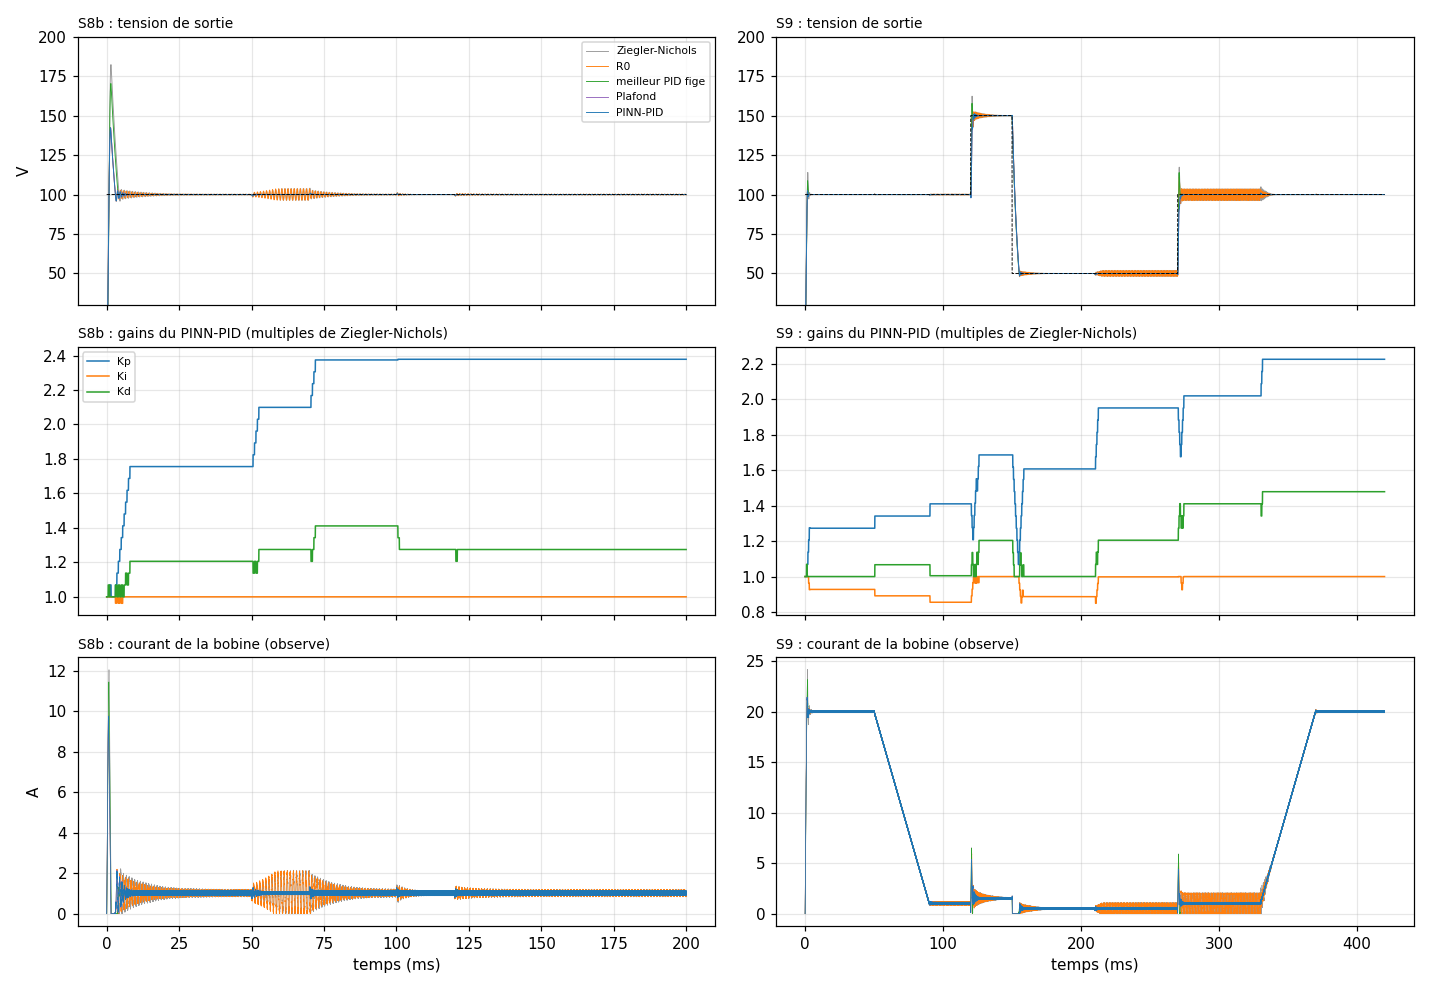

This chart was generated by the following Python code:
# =============================================================================
# banc_pinn_pid.py
#
# VERSION
#   1 (5 octobre 2026), PINN-PID sur la base commune v2 (banc commun 2.1),
#   etape 4.
#
# OBJECTIF
#   Faire tourner le PINN-PID sur le banc commun, sur les onze essais, a
#   cote des references (PID de Ziegler-Nichols, meilleur PID fige, version
#   R0), mesurer ce que chaque piece apporte (ablations, sensibilite) et
#   ecrire ce que MATLAB et Simulink doivent retrouver :
#     - predictions_banc_pinn_pid.json : resultats attendus du PINN-PID sur
#       les onze essais (meme format que les autres fichiers de predictions,
#       lu par Simuler_PINN_PID.m) ;
#     - pinn_pid_reglages.mat : tous les nombres du bloc MATLAB (boite,
#       reglages d'Adam, cout, observateur, table du modele), pour que le
#       bloc et ce banc ne puissent pas diverger ;
#     - reference_rejeu_pinn_pid.mat : erreur, mesure, commande et gains pas
#       par pas sur quatre essais, que Tester_PINN_PID_Rejeu.m rejoue dans le
#       bloc MATLAB.
#
# LE PINN-PID, TEL QU'IL EST CODE ICI ET DANS pinn_pid_adaptatif.m
#   A chaque periode Tc = 1/220 000 s, le regulateur recoit l'erreur
#   e = consigne - mesure et la mesure de Vout (sortie du capteur).
#   1. Loi de Lu a derivee filtree (la meme que l'ELM-PID et R0) :
#        g(k) = Tc N (e(k) - ef(k)),  ef(k+1) = ef(k) + Tc N (e(k) - ef(k)),
#        u(k) = sat( u(k-1) + Kp (e(k) - e(k-1)) + Ki e(k) + Kd (g(k) - g(k-1)) ),
#      sat = [0.01 ; 0.99], seule saturation du rapport cyclique ; depart
#      u = 0.5, premier pas sans a-coup ; gains de depart de Ziegler-Nichols
#      en forme incrementale, boite des gains de l'ELM-PID
#      (boite_gains_elm.json). Decision de Jean-Riche du 5 octobre 2026 :
#      meme loi, meme depart, meme boite que l'ELM-PID ; seule l'adaptation
#      change.
#   2. Observateur (consequence de l'etape 3, estimation_etat_pinn.py : la
#      charge n'est pas estimable a partir de Vout) : filtre de Kalman etendu
#      sur [Vout, iL, Vin_eff] avec la charge nominale G = 1/5 S. Vin_eff
#      est une tension d'entree "effective" : elle donne au modele nominal
#      le bon regime etabli au point de fonctionnement. Correction par la
#      mesure, puis prediction d'un pas avec la fraction de conduction
#      appliquee.
#   3. A la fin de chaque fenetre de 110 periodes (0.5 ms), si l'erreur
#      efficace mesuree sur la fenetre depasse SEUIL = 0.1 V : 5 iterations
#      d'Adam sur les gains normalises theta (0 au bord bas de la boite, 1 au
#      bord haut). Cout, sur un horizon de 110 pas a partir de l'etat estime,
#      la loi de Lu dans la boucle et la consigne courante :
#        J = moyenne de [ e^2 / (1 V)^2 + RHO (du / 0.01)^2 ] + MU |theta - theta_debut|^2.
#      Le predicteur de l'horizon est le PINN (pinn_pid_modele.mat) ; dans
#      la variante "plafond", c'est le modele physique moyen par tranche a
#      charge nominale (au mieux, le PINN l'egale).
#      Gradient : retropropagation dans le temps, ecrite a la main, a
#      travers la loi, la modulation (fraction de conduction continue
#      clip(u x 1200 - phase, 0, 120) / 120) et le predicteur. Saturation :
#      valeur exacte vers l'avant, pente de 0.01 vers l'arriere hors des
#      bornes.
#
# LES REGLAGES (fixes avant les essais, criteres_pinn_pid.txt)
#   SEUIL = 0.1 V (zone morte de l'ELM-PID) ; horizon 110 pas ; Adam :
#   ALPHA = 0.01, BETA1 = 0.9, BETA2 = 0.999, EPS = 1e-7 (Ito et Wasa),
#   5 iterations, moments remis a zero a chaque fenetre ; RHO = 0.01 ;
#   MU = 0.02. Observateur : bruit de mesure 14.1 mV, bruit d'etat 1 mV,
#   10 mA et 0.03 V par pas (etape 3).
#   Ecarts a Ito et Wasa (a ecrire) : du^2 au lieu de u^2 ; proximite au
#   lieu de |F|^2 ; declenchement a 0.1 V ; observateur (Ito et Wasa
#   mesurent tout l'etat) ; charge nominale (etape 3).
#
# CE QUE LE SCRIPT MESURE
#   Grandeurs de banc_commun.py pour chaque regulateur et chaque essai,
#   cout J du meilleur PID fige (13 rapports au PID de Ziegler-Nichols) et
#   retours dans la bande. Ablations : plafond (modele physique a la place
#   du PINN), sans seuil, sans Vin_eff, R0 aux gains finaux du PINN-PID sur
#   S8b (les gains seuls, sans adaptation), modele physique volontairement
#   faux (L et C x2, puis x0.5) a la place du PINN. Controle : sans
#   adaptation, le PINN-PID redonne R0 a l'identique. Sensibilite : L ou C
#   a +-0.1 %.
#   Marges de phase du modele moyen aux gains finaux.
#
# FICHIERS NECESSAIRES (dans le meme dossier que ce script)
#   banc_commun.py (version 2.1), scenarios_communs.json, scenario_S*.mat,
#   predictions_banc_pid_fige.json, boite_gains_elm.json,
#   pinn_pid_modele.mat (entrainement_pinn.py).
#
# CE QUE PRODUIT CE SCRIPT
#   predictions_banc_pinn_pid.json, pinn_pid_reglages.mat,
#   reference_rejeu_pinn_pid.mat, banc_pinn_pid_resultats.json,
#   banc_pinn_pid.png (tension, gains et courant sur S8b et S9).
#
# BIBLIOTHEQUES NECESSAIRES (pip install numpy scipy matplotlib)
#
# COMMENT LANCER CE SCRIPT
#   python banc_pinn_pid.py
#   Duree : une quinzaine de minutes.
#
# ORDRE D'EXECUTION (PINN-PID)
#   1. entrainement_pinn.py ; 2. estimation_etat_pinn.py ; 3. ce script ;
#   4. Tester_PINN_PID_Rejeu.m ; 5. Construction_PINN_PID.m ;
#   6. verifier_modele_pinn_pid.py ; 7. Simuler_PINN_PID.m ;
#   8. Construction_PINN_PID_Trois_Modeles.m ;
#   9. verifier_modeles_pinn_pid_trois.py ; 10. Simuler_PINN_PID_Trois_Modeles.m.
# =============================================================================


# %% ETAPE 0 : bibliotheques, reglages et definitions du banc commun

import os                                     # chemins de fichiers
import json                                   # lecture et ecriture au format texte
import time                                   # duree d'execution
import numpy as np                            # calcul numerique
from scipy.io import loadmat, savemat         # fichiers .mat
from scipy.linalg import expm                 # table du modele physique
from scipy.signal import cont2discrete        # marges du modele moyen
import matplotlib
matplotlib.use("Agg")                         # figure ecrite dans un fichier, sans fenetre
import matplotlib.pyplot as plt               # figure

try:                                          # dossier du script (ou dossier courant dans une console)
    DOSSIER_PINN = os.path.dirname(os.path.abspath(__file__))
except NameError:
    DOSSIER_PINN = os.getcwd()

with open(os.path.join(DOSSIER_PINN, "banc_commun.py"), encoding="utf-8") as f:
    SOURCE_BANC = f.read()
MARQUE = "# === FIN DES DEFINITIONS DU BANC COMMUN ==="
if MARQUE not in SOURCE_BANC or "iL_max_dem_A" not in SOURCE_BANC:
    raise RuntimeError("banc_commun.py n'est pas la version 2.1 (observation du courant) : prendre la version a jour.")
exec(SOURCE_BANC[:SOURCE_BANC.index(MARQUE)])  # constantes, essais, Circuit, simuler, grandeurs, PIDClassique

T_DEBUT = time.time()                         # pour la duree totale
ESSAIS = {sc["code"]: sc for sc in SCENARIOS}  # les onze essais, par code
CODES_IAE = ["S1", "S3", "S4", "S5", "S6", "S7a", "S7b", "S8a", "S8b", "S9"]   # IAE de 30 ms a la fin
CODES_DEM = ["S1", "S8a", "S8b"]              # IAE du demarrage (5, 25 et 98 ohms)
K30 = int(round(0.03 / TC))                   # instant 30 ms (numero de pas Tc)
NF = 110                                      # periodes Tc par fenetre de 0.5 ms
CODES_REJEU = ["S1", "S7b", "S8b", "S9"]      # essais rejoues dans le bloc MATLAB
TCN = TC * PID_N                              # Tc x N du filtre de derivee (meme produit dans le bloc MATLAB)
L_MOD, C_MOD = L_BOB, C_CONV                  # L et C du modele du regulateur (le circuit peut etre perturbe a part)

# Boite des gains (la meme que l'ELM-PID)
with open(os.path.join(DOSSIER_PINN, "boite_gains_elm.json"), encoding="utf-8") as f:
    BOITE = json.load(f)
K_MIN = np.array(BOITE["K_min"])              # bord bas [Kp, Ki, Kd]
K_MAX = np.array(BOITE["K_max"])              # bord haut
DK = K_MAX - K_MIN                            # largeur de la boite
K_ZN = np.array([PID_P, PID_I * TC, PID_D / TC])   # Ziegler-Nichols, forme incrementale
if np.max(np.abs(np.array(BOITE["K_depart"]) - K_ZN) / K_ZN) > 1e-12:
    raise RuntimeError("boite_gains_elm.json n'a pas ete calcule avec les gains de Ziegler-Nichols de ce banc.")

# Reglages du PINN-PID (voir l'en-tete)
REGLAGES = {"SEUIL": 0.1, "NH": float(NF), "ALPHA": 0.01, "BETA1": 0.9, "BETA2": 0.999, "EPS_ADAM": 1e-7,
            "N_ADAM": 5.0, "MU": 0.02, "RHO": 0.01, "DU_ECHELLE": 0.01, "PENTE_SAT": 0.01,
            "G_NOM": 0.2, "VIN_DEPART": 200.0, "SIG_Y": (200.0 / 4096.0) / np.sqrt(12.0),
            "SIG_V": 1e-3, "SIG_I": 1e-2, "SIG_VIN": 0.03, "P0_I": 1.0, "P0_VIN": 30.0 ** 2}

# Meilleur PID fige (deuxieme reference, oracle)
with open(os.path.join(DOSSIER_PINN, "predictions_banc_pid_fige.json"), encoding="utf-8") as f:
    GAINS_FIGE = json.load(f)["gains"]

# Modele PINN de l'etape 2
MODELE = loadmat(os.path.join(DOSSIER_PINN, "pinn_pid_modele.mat"))
COUCHES = []
l = 1
while f"W{l}" in MODELE:
    COUCHES.append((MODELE[f"W{l}"].astype(float), MODELE[f"b{l}"].astype(float).ravel()))
    l += 1
if abs(float(MODELE["TC"].item()) - TC) > 1e-18:
    raise RuntimeError("pinn_pid_modele.mat n'a pas ete appris avec la periode Tc de ce banc.")
SV_P, SI_P = float(MODELE["SV"].item()), float(MODELE["SI"].item())          # echelles de sortie du PINN
G_C, G_E = float(MODELE["G_CENTRE"].item()), float(MODELE["G_ECHELLE"].item())   # normalisation de G
print(f"Boite : Kp de {K_MIN[0]:.6f} a {K_MAX[0]:.6f}, Ki de {K_MIN[1]:.4e} a {K_MAX[1]:.4e}, "
      f"Kd de {K_MIN[2]:.4f} a {K_MAX[2]:.4f} ; depart a Ziegler-Nichols.")
print(f"PINN : {len(COUCHES) - 1} couches cachees de {COUCHES[0][0].shape[1]} neurones "
      f"(candidat {str(MODELE['CANDIDAT'][0])}, plage {str(MODELE['PLAGE'][0])}).")


def titre(texte):
    """Bandeau de titre dans la console."""
    print("\n" + "=" * 78 + "\n " + texte + "\n" + "=" * 78)


# %% ETAPE 1 : predicteurs, observateur, horizon et regulateurs

# Table du modele physique moyen par tranche a charge nominale, pour les
# 121 fractions de conduction possibles s = j/120 : sur une tranche,
#   x(fin) = PHI(s) x(debut) + GAM(s) (s Vin - (1 - s) Vf) / L,
# avec PHI = exp(A Tc) et GAM = (integrale de 0 a Tc de exp(A t) dt) [0 ; 1].
NS = NREG
PHI = np.zeros((NS + 1, 2, 2)); GAM = np.zeros((NS + 1, 2))
for j in range(NS + 1):
    s = j / NS
    req = s * RON + (1 - s) * RDIODE          # resistance moyenne vue par la bobine
    A = np.array([[-REGLAGES["G_NOM"] / C_MOD, 1 / C_MOD], [-1 / L_MOD, -req / L_MOD]])
    M = np.zeros((4, 4)); M[:2, :2] = A * TC; M[:2, 2:] = np.eye(2) * TC
    E = expm(M)                               # [[exp(A Tc), integrale], [0, I]]
    PHI[j] = E[:2, :2]; GAM[j] = E[:2, 3]


def modele_pas(v, i, s, vin):
    """Un pas Tc du modele physique nominal (interpolation lineaire de la
    table en s). Renvoie v', iL', la matrice d(v', iL')/d(v, iL), les
    derivees de v' et iL' par rapport a s, puis par rapport a Vin."""
    x = s * NS
    j = min(int(x), NS - 1); f = x - j       # segment de la table et position dans le segment
    P = PHI[j] + f * (PHI[j + 1] - PHI[j]); dP = (PHI[j + 1] - PHI[j]) * NS
    g = GAM[j] + f * (GAM[j + 1] - GAM[j]); dg = (GAM[j + 1] - GAM[j]) * NS
    src = (s * vin - (1 - s) * VF) / L_MOD; dsrc = (vin + VF) / L_MOD   # source moyenne vue par la bobine
    vn = P[0, 0] * v + P[0, 1] * i + g[0] * src
    inn = P[1, 0] * v + P[1, 1] * i + g[1] * src
    dvs = dP[0, 0] * v + dP[0, 1] * i + dg[0] * src + g[0] * dsrc
    dis = dP[1, 0] * v + dP[1, 1] * i + dg[1] * src + g[1] * dsrc
    return vn, inn, P, dvs, dis, g[0] * s / L_MOD, g[1] * s / L_MOD


def pinn_pas(v, i, s, vin):
    """Un pas Tc du PINN (tau = Tc) a charge nominale, avec la matrice
    d(v', iL')/d(v, iL) et les derivees par rapport a s, calculees en mode
    direct (trois directions : v, iL, s)."""
    z = np.array([1.0, (v - 100.0) / 60.0, (i - 12.0) / 10.0, 2 * s - 1, (vin - 195.0) / 45.0,
                  (REGLAGES["G_NOM"] - G_C) / G_E])
    T = np.zeros((3, 6)); T[0, 1] = 1 / 60.0; T[1, 2] = 1 / 10.0; T[2, 3] = 2.0   # dz / d(v, iL, s)
    h = z
    for W, b in COUCHES[:-1]:
        h = np.tanh(h @ W + b)
        T = (T @ W) * (1 - h * h)
    W, b = COUCHES[-1]
    N = h @ W + b; TN = T @ W
    vn = v + SV_P * N[0]; inn = i + SI_P * N[1]
    P = np.array([[1 + SV_P * TN[0, 0], SV_P * TN[1, 0]], [SI_P * TN[0, 1], 1 + SI_P * TN[1, 1]]])
    return vn, inn, P, SV_P * TN[2, 0], SI_P * TN[2, 1], 0.0, 0.0


def predicteur_modele_faux(fl, fc):
    """Ablation : le modele physique nominal avec L multiplie par fl et C
    par fc (modele volontairement faux), meme forme que modele_pas. Sert a
    mesurer si la precision du predicteur compte pour le regulateur."""
    Lf, Cf = L_MOD * fl, C_MOD * fc
    PH = np.zeros((NS + 1, 2, 2)); GA = np.zeros((NS + 1, 2))
    for jj in range(NS + 1):
        sj = jj / NS
        rq = sj * RON + (1 - sj) * RDIODE    # resistance moyenne vue par la bobine
        Af = np.array([[-REGLAGES["G_NOM"] / Cf, 1 / Cf], [-1 / Lf, -rq / Lf]])
        Mf = np.zeros((4, 4)); Mf[:2, :2] = Af * TC; Mf[:2, 2:] = np.eye(2) * TC
        Ef = expm(Mf)
        PH[jj] = Ef[:2, :2]; GA[jj] = Ef[:2, 3]

    def pas(v, i, s, vin):
        x = s * NS
        j = min(int(x), NS - 1); f = x - j
        P = PH[j] + f * (PH[j + 1] - PH[j]); dP = (PH[j + 1] - PH[j]) * NS
        g = GA[j] + f * (GA[j + 1] - GA[j]); dg = (GA[j + 1] - GA[j]) * NS
        src = (s * vin - (1 - s) * VF) / Lf; dsrc = (vin + VF) / Lf
        vn = P[0, 0] * v + P[0, 1] * i + g[0] * src
        inn = P[1, 0] * v + P[1, 1] * i + g[1] * src
        dvs = dP[0, 0] * v + dP[0, 1] * i + dg[0] * src + g[0] * dsrc
        dis = dP[1, 0] * v + dP[1, 1] * i + dg[1] * src + g[1] * dsrc
        return vn, inn, P, dvs, dis, 0.0, 0.0
    return pas


# Controle : le PINN relu redonne ses vecteurs de test (un pas et ses derivees)
ECART_TEST = 0.0
for q, (v0, i0, s0, vin0, G0) in enumerate(MODELE["X_TEST"]):
    vn, inn, P, dvs, dis, _, _ = pinn_pas(v0, i0, s0, vin0)
    D = np.array([[P[0, 0] - 1, P[1, 0]], [P[0, 1], P[1, 1] - 1], [dvs, dis]])
    ECART_TEST = max(ECART_TEST, abs(vn - MODELE["Y_TEST"][q, 0]), abs(inn - MODELE["Y_TEST"][q, 1]),
                     float(np.max(np.abs(D - MODELE["D_TEST"][q].reshape(3, 2)))))
print(f"Vecteurs de test du PINN : ecart maximal {ECART_TEST:.1e}.")
if ECART_TEST > 1e-12:
    raise RuntimeError("pinn_pid_modele.mat ne redonne pas ses vecteurs de test.")


class Observateur:
    """Filtre de Kalman etendu sur [Vout, iL, Vin_eff], charge nominale."""

    def __init__(self, v0, svin):
        r = REGLAGES
        self.x = np.array([v0, 0.0, r["VIN_DEPART"]])          # depart : premiere mesure, repos, 200 V
        self.P = np.diag([r["SIG_Y"] * r["SIG_Y"], r["P0_I"], r["P0_VIN"] if svin > 0 else 0.0])
        self.Q = np.diag([r["SIG_V"] * r["SIG_V"], r["SIG_I"] * r["SIG_I"], svin * svin])
        self.R = r["SIG_Y"] * r["SIG_Y"]

    def mise_a_jour(self, y):
        """Correction par la mesure de Vout."""
        P = self.P
        S = P[0, 0] + self.R
        K = P[:, 0] / S
        self.x = self.x + K * (y - self.x[0])
        self.P = P - np.outer(K, P[0, :])

    def prediction(self, s):
        """Prediction d'un pas avec la fraction de conduction appliquee s."""
        v, i, vin = self.x
        vn, inn, Pm, _, _, dv_vin, di_vin = modele_pas(v, i, s, vin)
        F = np.array([[Pm[0, 0], Pm[0, 1], dv_vin], [Pm[1, 0], Pm[1, 1], di_vin], [0.0, 0.0, 1.0]])
        self.x = np.array([vn, inn, vin])
        self.P = F @ self.P @ F.T + self.Q


def s_continu(u, ph):
    """Fraction de conduction continue de la tranche de phase ph pour la
    commande u, et sa derivee par rapport a u (dans l'horizon)."""
    y = u * NPER - ph
    if y <= 0.0:
        return 0.0, 0.0
    if y >= NREG:
        return 1.0, 0.0
    return y / NREG, NPER / NREG


def horizon(K, x0, ctrl, r, k1, vin, pas_pred, NH, RHO, grad=True):
    """Simule NH pas a partir de l'etat x0 (instant k1) avec la loi de Lu de
    gains K et le predicteur pas_pred ; renvoie le cout (sans la proximite)
    et son gradient par rapport a K (retropropagation dans le temps)."""
    Kp, Ki, Kd = K
    u_p, e_p, ef, g_p = ctrl                  # etat de la loi a la fin du pas courant
    v, i = x0
    pile = []                                 # valeurs gardees pour la retropropagation
    J = 0.0
    for j in range(NH):
        e = r - v                             # erreur predite
        g = TCN * (e - ef)                    # derivee filtree
        b = u_p + Kp * (e - e_p) + Ki * e + Kd * (g - g_p)
        if b < D_MIN:
            u, du = D_MIN, REGLAGES["PENTE_SAT"]
        elif b > D_MAX:
            u, du = D_MAX, REGLAGES["PENTE_SAT"]
        else:
            u, du = b, 1.0
        ph = ((k1 + j) * NREG) % NPER         # phase de la porteuse
        s, ds = s_continu(u, ph)
        vn, inn, Pm, dvs, dis, _, _ = pas_pred(v, i, s, vin)
        t_u = (u - u_p) / REGLAGES["DU_ECHELLE"]   # variation de commande rapportee a 0.01
        J += e * e + RHO * (t_u * t_u)
        pile.append((e, e_p, g, g_p, u, u_p, du, ds, Pm, dvs, dis))
        ef = ef + TCN * (e - ef)
        u_p, e_p, g_p = u, e, g
        v, i = vn, inn
    J /= NH
    if not grad:
        return J, None
    gK = np.zeros(3)
    cu = 2 * RHO / (REGLAGES["DU_ECHELLE"] * REGLAGES["DU_ECHELLE"]) / NH   # derivee du terme de commande, a (u - u_p) pres
    lv = li = lu = le = lef = lg = 0.0        # adjoints de v, iL, u(k-1), e(k-1), ef, g(k-1)
    for j in range(NH - 1, -1, -1):
        e, e_p, g, g_p, u, u_p, du, ds, Pm, dvs, dis = pile[j]
        dJu = lu + cu * (u - u_p) + (lv * dvs + li * dis) * ds
        db = dJu * du
        gK[0] += db * (e - e_p); gK[1] += db * e; gK[2] += db * (g - g_p)
        dJg = lg + db * Kd
        dJe = 2 * e / NH + db * (Kp + Ki) + dJg * TCN + lef * TCN + le
        dJup = db - cu * (u - u_p)
        dJep = -db * Kp
        dJgp = -db * Kd
        dJef = -TCN * dJg + lef * (1 - TCN)
        lv_new = Pm[0, 0] * lv + Pm[1, 0] * li - dJe
        li_new = Pm[0, 1] * lv + Pm[1, 1] * li
        lv, li, lu, le, lef, lg = lv_new, li_new, dJup, dJep, dJef, dJgp
    return J, gK


class LoiLu:
    """Loi de Lu a derivee filtree, gains figes (version R0)."""

    def __init__(self, K):
        self.Kp, self.Ki, self.Kd = (float(x) for x in K)
        self.u = 0.5
        self.premier = True

    def pas(self, e):
        if self.premier:
            self.e1, self.ef, self.g1, self.premier = e, e, 0.0, False
        g = TCN * (e - self.ef)
        brut = self.u + self.Kp * (e - self.e1) + self.Ki * e + self.Kd * (g - self.g1)
        u = min(max(brut, D_MIN), D_MAX)
        self.ef = self.ef + TCN * (e - self.ef)
        self.e1, self.g1, self.u = e, g, u
        return u


class PINNPID:
    """Copie Python de pinn_pid_adaptatif.m (memes reglages, meme ordre des
    operations : Tester_PINN_PID_Rejeu.m compare les deux pas par pas). Les
    arguments servent aux variantes ; leurs valeurs par defaut sont celles du
    bloc."""
    utilise_mesure = True                     # le banc commun passe aussi la mesure

    def __init__(self, predicteur="pinn", adapter=True, seuil=None, svin=None):
        r = REGLAGES
        if predicteur == "pinn":
            self.pas_pred = pinn_pas          # le PINN de l'etape 2
        elif predicteur == "modele":
            self.pas_pred = modele_pas        # plafond : le modele physique nominal
        else:
            self.pas_pred = predicteur        # ablation : un autre predicteur (fonction de meme forme)
        self.adapter = adapter
        self.seuil = r["SEUIL"] if seuil is None else seuil
        self.svin = r["SIG_VIN"] if svin is None else svin
        self.NH, self.n_adam = int(r["NH"]), int(r["N_ADAM"])
        self.theta = np.minimum(np.maximum((K_ZN - K_MIN) / DK, 0.0), 1.0)   # depart dans la boite
        self.K = K_MIN + self.theta * DK
        self.u, self.premier = 0.5, True
        self.obs = None
        self.k = 0                            # numero de la periode Tc
        self.cpt, self.se2 = 0, 0.0           # fenetre courante
        self.journal = []                     # une ligne par fenetre
        self.K_pas = []                       # gains utilises a chaque pas

    def pas(self, e, mesure):
        self.K_pas.append(self.K)
        k = self.k
        if self.obs is None:
            self.obs = Observateur(mesure, self.svin)
        self.obs.mise_a_jour(mesure)          # 1. correction de l'observateur
        r = e + mesure                        # consigne courante
        if self.premier:
            self.e1, self.ef, self.g1, self.premier = e, e, 0.0, False
        g = TCN * (e - self.ef)               # 2. loi de Lu
        brut = self.u + self.K[0] * (e - self.e1) + self.K[1] * e + self.K[2] * (g - self.g1)
        u = min(max(brut, D_MIN), D_MAX)
        self.ef = self.ef + TCN * (e - self.ef)
        self.e1, self.g1, self.u = e, g, u
        ph = (k * NREG) % NPER                # 3. prediction de l'observateur avec la fraction appliquee
        s_app = min(max(int(np.ceil(u * NPER)) - ph, 0), NREG) / NREG
        self.obs.prediction(s_app)
        self.se2 += e * e                     # 4. fenetre
        self.cpt += 1
        self.k += 1
        if self.cpt >= NF:
            eff = np.sqrt(self.se2 / NF)
            adapte = False
            if self.adapter and eff > self.seuil:
                self.optimiser(r)
                adapte = True
            self.journal.append({"k": k, "eff": float(eff), "adapte": adapte, "K": self.K.copy(),
                                 "vin_eff": float(self.obs.x[2]), "iL": float(self.obs.x[1])})
            self.cpt, self.se2 = 0, 0.0
        return u

    def optimiser(self, r):
        """5 iterations d'Adam sur theta, horizon depuis l'etat estime."""
        R = REGLAGES
        x0 = (float(self.obs.x[0]), float(self.obs.x[1])); vin = float(self.obs.x[2])
        ctrl = (self.u, self.e1, self.ef, self.g1)
        th0 = self.theta.copy(); th = th0.copy()
        m = np.zeros(3); vv = np.zeros(3)     # moments d'Adam, remis a zero
        b1t, b2t = 1.0, 1.0                   # BETA1^it et BETA2^it, par produits (memes nombres dans MATLAB)
        for it in range(1, self.n_adam + 1):
            b1t *= R["BETA1"]; b2t *= R["BETA2"]
            J, gK = horizon(K_MIN + th * DK, x0, ctrl, r, self.k, vin, self.pas_pred, self.NH, R["RHO"])
            gth = gK * DK + 2 * R["MU"] * (th - th0)
            m = R["BETA1"] * m + (1 - R["BETA1"]) * gth
            vv = R["BETA2"] * vv + (1 - R["BETA2"]) * gth * gth
            th = th - R["ALPHA"] * (m / (1 - b1t)) / (np.sqrt(vv / (1 - b2t)) + R["EPS_ADAM"])
            th = np.minimum(np.maximum(th, 0.0), 1.0)          # projection sur la boite
        self.theta = th
        self.K = K_MIN + th * DK


class PIDParallele(PIDClassique):
    """PID du bloc Simulink (forme Parallel, clamping) avec d'autres gains P, I, D."""

    def __init__(self, P, I, D):
        super().__init__()
        self.P, self.I, self.D = P, I, D

    def pas(self, e):
        derivee = PID_N * (self.D * e - self.xF)
        u = self.P * e + self.xI + derivee
        u_sat = min(max(u, D_MIN), D_MAX)
        entree_I = self.I * e
        if not ((u != u_sat) and (np.sign(entree_I) == np.sign(u - u_sat))):
            self.xI += TC * entree_I
        self.xF += TC * derivee
        return u_sat


# Controle du gradient de l'horizon (differences finies, hors saturation)
ctrl_t = (0.5, 0.5, 0.4, 0.01)
_, g_a = horizon(K_ZN, (99.5, 20.0), ctrl_t, 100.0, 7, 200.0, pinn_pas, NF, REGLAGES["RHO"])
ECART_GRAD = 0.0
for m_ in range(3):
    h_ = K_ZN[m_] * 1e-6
    Kp_, Km_ = K_ZN.copy(), K_ZN.copy(); Kp_[m_] += h_; Km_[m_] -= h_
    fd = (horizon(Kp_, (99.5, 20.0), ctrl_t, 100.0, 7, 200.0, pinn_pas, NF, REGLAGES["RHO"], grad=False)[0]
          - horizon(Km_, (99.5, 20.0), ctrl_t, 100.0, 7, 200.0, pinn_pas, NF, REGLAGES["RHO"], grad=False)[0]) / (2 * h_)
    ECART_GRAD = max(ECART_GRAD, abs(fd - g_a[m_]) / abs(fd))
print(f"Gradient de l'horizon contre differences finies : ecart relatif maximal {ECART_GRAD:.1e}.")
if ECART_GRAD > 1e-4:
    raise RuntimeError("Le gradient de l'horizon ne correspond pas aux differences finies.")


# %% ETAPE 2 : evaluation sur les onze essais et references

def evaluer(fabrique, codes=None):
    """Simule un nouveau regulateur (fabrique()) sur chaque essai."""
    res = {}
    for code in (codes or list(ESSAIS)):
        reg = fabrique()
        sim = simuler(reg, ESSAIS[code])
        o = grandeurs(sim, ESSAIS[code])
        e = sim["consigne"] - sim["v"]
        res[code] = {"o": o, "IAE_dem": float(np.sum(np.abs(e[:K30])) * TC),
                     "revenus": bool(all(ev["revenu"] for ev in o["evenements"])), "reg": reg, "sim": sim}
    return res


def termes(res):
    """Les 13 termes du cout du meilleur PID fige."""
    return np.array([res[c]["o"]["IAE"] for c in CODES_IAE] + [res[c]["IAE_dem"] for c in CODES_DEM])


def non_revenus(res):
    return [c for c in CODES_IAE if not res[c]["revenus"]]


titre("ETAPE 2 : les references")
REF = {"Ziegler-Nichols": evaluer(lambda: PIDClassique()),
       "meilleur PID fige": evaluer(lambda: PIDParallele(GAINS_FIGE["P"], GAINS_FIGE["I"], GAINS_FIGE["D"])),
       "R0": evaluer(lambda: LoiLu(K_ZN))}
T_ZN = termes(REF["Ziegler-Nichols"])
J_REF = {n: float(np.mean(termes(r) / T_ZN)) for n, r in REF.items()}
print(f"  Meilleur PID fige : J = {J_REF['meilleur PID fige']:.3f} (recherche_pid_fige.py : 0.738) ; R0 : "
      f"J = {J_REF['R0']:.3f}.")


# %% ETAPE 3 : PINN-PID et plafond sur les onze essais

titre("ETAPE 3 : PINN-PID et plafond (modele physique a la place du PINN)")


def bilan(nom, res):
    """Cout J, retours et une ligne par essai."""
    J = float(np.mean(termes(res) / T_ZN))
    non = non_revenus(res)
    print(f"\n  {nom} : J = {J:.3f} ; {'tous les evenements reviennent' if not non else 'pas revenus : ' + ', '.join(non)}")
    for code, r in res.items():
        o = r["o"]; jr = r["reg"].journal
        Kf = jr[-1]["K"] / K_ZN
        print(f"    {code:4s} depassement {o['depassement_pct']:5.1f} %, IAE {o['IAE'] * 1e3:7.2f} mV.s, efficace "
              f"{o['e_eff_V'] * 1e3:7.1f} mV, |dd| {o['dd_moyen']:.4f} ; fenetres adaptees "
              f"{sum(x['adapte'] for x in jr):3d}/{len(jr)}, gains finaux x({Kf[0]:.2f}, {Kf[1]:.2f}, {Kf[2]:.2f})")
    return J


t0 = time.time()
PINN = evaluer(lambda: PINNPID("pinn"))
J_PINN = bilan("PINN-PID", PINN)
print(f"  ({time.time() - t0:.0f} s)")
PLAFOND = evaluer(lambda: PINNPID("modele"))
J_PLAFOND = bilan("Plafond (modele physique nominal a la place du PINN)", PLAFOND)

fige = evaluer(lambda: PINNPID("pinn", adapter=False), ["S1", "S8b"])
ECART_R0 = max(float(np.max(np.abs(fige[c]["sim"]["d"] - REF["R0"][c]["sim"]["d"]))) for c in fige)
print(f"\n  Controle : PINN-PID sans adaptation contre R0, ecart maximal sur d : {ECART_R0:.1e}.")
if ECART_R0 > 1e-12:
    raise RuntimeError("Sans adaptation, le PINN-PID ne redonne pas la loi R0.")


# %% ETAPE 4 : ablations, sensibilite et marges

titre("ETAPE 4 : ce que chaque piece apporte (ablations)")
K_FIN_S8B = PINN["S8b"]["reg"].journal[-1]["K"].copy()
# Les deux dernieres ablations (modele physique volontairement faux) ont ete
# ajoutees apres avoir vu que le PINN et le modele physique donnaient le
# meme J : elles mesurent si la precision du predicteur compte. Ce sont des
# ablations, pas des choix du regulateur.
PRED_FAUX_2 = predicteur_modele_faux(2.0, 2.0)
PRED_FAUX_05 = predicteur_modele_faux(0.5, 0.5)
ABLATIONS = {"Sans seuil (adaptation a chaque fenetre)": lambda: PINNPID("pinn", seuil=0.0),
             "Sans Vin_eff (Vin fixee a 200 V)": lambda: PINNPID("pinn", svin=0.0),
             "R0 aux gains finaux du PINN-PID sur S8b": lambda: LoiLu(K_FIN_S8B),
             "Modele physique faux (L et C x2)": lambda: PINNPID(PRED_FAUX_2),
             "Modele physique faux (L et C x0.5)": lambda: PINNPID(PRED_FAUX_05)}
RES_ABL = {n: evaluer(f) for n, f in ABLATIONS.items()}
J_ABL = {n: float(np.mean(termes(r) / T_ZN)) for n, r in RES_ABL.items()}
print(f"\n  {'variante':44s} {'J':>6s}  {'non revenus':12s} {'S8a':>7s} {'S8b':>7s} {'S9':>8s} {'S7b eff':>8s}")
for nom, res, J in ([("PINN-PID", PINN, J_PINN), ("Plafond (modele physique)", PLAFOND, J_PLAFOND),
                     ("R0", REF["R0"], J_REF["R0"])] + [(n, RES_ABL[n], J_ABL[n]) for n in ABLATIONS]):
    print(f"  {nom:44s} {J:6.3f}  {(','.join(non_revenus(res)) or '-'):12s} {res['S8a']['o']['IAE'] * 1e3:7.2f} "
          f"{res['S8b']['o']['IAE'] * 1e3:7.2f} {res['S9']['o']['IAE'] * 1e3:8.2f} {res['S7b']['o']['e_eff_V'] * 1e3:8.1f}")
print(f"  (IAE de 30 ms a la fin en mV.s ; ecart efficace en mV ; gains finaux S8b x"
      f"({K_FIN_S8B[0] / K_ZN[0]:.2f}, {K_FIN_S8B[1] / K_ZN[1]:.2f}, {K_FIN_S8B[2] / K_ZN[2]:.2f}))")

titre("ETAPE 4b : sensibilite a de tres petits ecarts du circuit (L ou C a +-0.1 %)")
L_NOM, C_NOM = L_BOB, C_CONV                  # valeurs nominales du circuit, retablies a la fin
SENSIBILITE = []
for nom_p, fl, fc in (("L - 0.1 %", 0.999, 1.0), ("L + 0.1 %", 1.001, 1.0), ("C - 0.1 %", 1.0, 0.999),
                      ("C + 0.1 %", 1.0, 1.001)):
    L_BOB, C_CONV = L_NOM * fl, C_NOM * fc   # seul le circuit change ; le modele du regulateur reste nominal
    t_zn = termes(evaluer(lambda: PIDClassique()))
    r_p = evaluer(lambda: PINNPID("pinn"))
    J_p = float(np.mean(termes(r_p) / t_zn))
    SENSIBILITE.append({"circuit": nom_p, "J": J_p, "non_revenus": non_revenus(r_p),
                        "S8b_IAE": r_p["S8b"]["o"]["IAE"], "S8b_K_final_sur_ZN": (r_p["S8b"]["reg"].journal[-1]["K"] / K_ZN).tolist()})
    print(f"  {nom_p:10s} J = {J_p:.3f} ; non revenus : {','.join(non_revenus(r_p)) or '-'} ; S8b IAE "
          f"{r_p['S8b']['o']['IAE'] * 1e3:.2f} mV.s")
L_BOB, C_CONV = L_NOM, C_NOM                  # circuit nominal retabli

titre("ETAPE 4c : marges de phase du modele moyen aux gains finaux")
W_F = np.logspace(np.log10(2 * np.pi * 20.0), np.log10(np.pi / TC * 0.999), 8000)   # pulsations (rad/s)
Z_F = np.exp(1j * W_F * TC)


def marge(K, R, V):
    """Marge de phase (degres) et frequence de coupure (Hz) de la loi de Lu
    de gains K sur le modele moyen sans pertes au coin (R, V), discretise
    avec un bloqueur d'ordre zero (memes formules que boite_gains_elm.py)."""
    num, den, _ = cont2discrete(([V], [L_BOB * C_CONV, L_BOB / R, 1.0]), TC, method="zoh")
    G = np.polyval(np.squeeze(num), Z_F) / np.polyval(den, Z_F)
    Cz = K[0] + K[1] * Z_F / (Z_F - 1.0) + K[2] * TC * PID_N * (Z_F - 1.0) / (Z_F - 1.0 + TC * PID_N)
    boucle = Cz * G
    lm = np.log(np.abs(boucle)); ph = np.unwrap(np.angle(boucle))
    j = np.where(np.diff(np.sign(lm)) != 0)[0]
    if len(j) == 0:
        return 180.0, 0.0
    f = lm[j] / (lm[j] - lm[j + 1])
    phase = ph[j] + f * (ph[j + 1] - ph[j])
    wc = W_F[j] * (W_F[j + 1] / W_F[j]) ** f
    marges = (np.degrees(phase) + 360.0) % 360.0 - 180.0
    return float(marges.min()), float(wc.max() / (2 * np.pi))


COINS = [(R, V) for R in (4.0, 5.0, 25.0, 98.0) for V in (160.0, 200.0, 240.0)]
MARGES = {}
for nom, K in [("depart (Ziegler-Nichols)", K_ZN)] + [(f"final {c}", PINN[c]["reg"].journal[-1]["K"]) for c in ("S5", "S8a", "S8b", "S9")]:
    mg = [marge(K, R, V) for R, V in COINS]
    nominal = [m for (R, V), m in zip(COINS, mg) if R <= 5.0]
    leger = [m for (R, V), m in zip(COINS, mg) if R > 5.0]
    MARGES[nom] = {"K_sur_ZN": (K / K_ZN).tolist(), "marge_min_nominale_deg": min(m[0] for m in nominal),
                   "marge_min_charge_legere_deg": min(m[0] for m in leger), "coupure_max_Hz": max(m[1] for m in mg)}
    print(f"  {nom:26s} x({K[0] / K_ZN[0]:.2f}, {K[1] / K_ZN[1]:.2f}, {K[2] / K_ZN[2]:.2f}) : marge minimale "
          f"{MARGES[nom]['marge_min_nominale_deg']:5.1f} deg (4 et 5 ohms), {MARGES[nom]['marge_min_charge_legere_deg']:5.1f} "
          f"deg (25 et 98 ohms) ; coupure maximale {MARGES[nom]['coupure_max_Hz']:.0f} Hz")


# %% ETAPE 5 : comparaison avec les references

titre("ETAPE 5 : PINN-PID face aux references")
TOUS = {"Ziegler-Nichols": REF["Ziegler-Nichols"], "meilleur PID fige": REF["meilleur PID fige"], "R0": REF["R0"],
        "Plafond": PLAFOND, "PINN-PID": PINN}
J_TOUS = {nom: float(np.mean(termes(res) / T_ZN)) for nom, res in TOUS.items()}
print("  " + " " * 28 + "".join(f"{nom:>18s}" for nom in TOUS))
print("  " + f"{'cout J':28s}" + "".join(f"{J_TOUS[n]:18.3f}" for n in TOUS))
print("  " + f"{'evenements non revenus':28s}" + "".join(f"{(','.join(non_revenus(TOUS[n])) or '-'):>18s}" for n in TOUS))
for code in ESSAIS:
    for cle, etiquette, fmt, k in (("depassement_pct", "depassement %", "{:.1f}", 1.0), ("IAE", "IAE mV.s", "{:.2f}", 1e3),
                                   ("e_eff_V", "ecart efficace mV", "{:.1f}", 1e3), ("iL_max_dem_A", "iL crete dem. A", "{:.1f}", 1.0)):
        if cle == "depassement_pct" and code not in ("S1", "S8a", "S8b"):
            continue
        if cle == "iL_max_dem_A" and code not in ("S1", "S8b"):
            continue
        print("  " + f"{code + ' ' + etiquette:28s}" + "".join(f"{fmt.format(TOUS[n][code]['o'][cle] * k):>18s}" for n in TOUS))
print("  " + f"{'activite |dd| (S1)':28s}" + "".join(f"{TOUS[n]['S1']['o']['dd_moyen']:18.4f}" for n in TOUS))


# %% ETAPE 6 : fichiers pour Simulink et MATLAB, resultats et figure

titre("ETAPE 6 : fichiers pour Simulink et MATLAB")
pas_1ms = int(round(1e-3 / TC))               # 220 periodes Tc
predictions = {"version": 2, "Te": TC,
               "regulateur": "PINN-PID (loi de Lu a derivee filtree, PINN de l'etape 2, observateur a charge nominale, "
                             "boite boite_gains_elm.json)",
               "reglages": REGLAGES,
               "boite": {"K_min": K_MIN.tolist(), "K_max": K_MAX.tolist(), "K_depart": K_ZN.tolist()},
               "controle": {"ecart_vecteurs_test": ECART_TEST, "ecart_sans_adaptation_R0": ECART_R0,
                            "ecart_gradient": ECART_GRAD},
               "essais": {}}
for code, r in PINN.items():
    Kp = np.array(r["reg"].K_pas)
    predictions["essais"][code] = {"grandeurs": r["o"],
                                   "v_toutes_les_ms": r["sim"]["v"][::pas_1ms].tolist(),
                                   "iL_toutes_les_ms": r["sim"]["iL"][::pas_1ms].tolist(),
                                   "d_moyen_par_ms": [float(np.mean(r["sim"]["d"][i:i + pas_1ms]))
                                                      for i in range(0, len(r["sim"]["d"]) - pas_1ms + 1, pas_1ms)],
                                   "K_toutes_les_ms": Kp[::pas_1ms].tolist()}
with open(os.path.join(DOSSIER_PINN, "predictions_banc_pinn_pid.json"), "w", encoding="utf-8") as f:
    json.dump(predictions, f, indent=1, allow_nan=False)
print("  predictions_banc_pinn_pid.json ecrit.")

reglages_mat = {k: float(v) for k, v in REGLAGES.items()}
reglages_mat.update({"K_MIN": K_MIN.reshape(1, 3), "K_MAX": K_MAX.reshape(1, 3), "K_DEPART": K_ZN.reshape(1, 3),
                     "NF": float(NF), "TC": TC, "N_FILTRE": PID_N, "D_MIN": D_MIN, "D_MAX": D_MAX, "U_DEPART": 0.5,
                     "NPER": float(NPER), "NREG": float(NREG), "L_MOD": L_MOD, "VF": VF,
                     "PHI": PHI.reshape(NS + 1, 4), "GAM": GAM, "PREDICTEUR_PINN": 1.0, "VERSION": 1.0})
savemat(os.path.join(DOSSIER_PINN, "pinn_pid_reglages.mat"), reglages_mat)
print("  pinn_pid_reglages.mat ecrit (reglages du bloc ; PHI range ligne par ligne : [p11 p12 p21 p22]).")

rejeu = {}
for code in CODES_REJEU:
    r = PINN[code]
    jr = r["reg"].journal
    rejeu[code] = {"e": (r["sim"]["consigne"] - r["sim"]["mesure"]).reshape(-1, 1),
                   "mesure": r["sim"]["mesure"].reshape(-1, 1), "u": r["sim"]["d"].reshape(-1, 1),
                   "K": np.array(r["reg"].K_pas), "adapte": np.array([x["adapte"] for x in jr], float).reshape(-1, 1),
                   "vin_eff": np.array([x["vin_eff"] for x in jr]).reshape(-1, 1),
                   "iL_obs": np.array([x["iL"] for x in jr]).reshape(-1, 1)}
savemat(os.path.join(DOSSIER_PINN, "reference_rejeu_pinn_pid.mat"), rejeu, do_compression=True)
print(f"  reference_rejeu_pinn_pid.mat ecrit ({', '.join(CODES_REJEU)}).")


def resume_essais(res):
    return {c: {"grandeurs": res[c]["o"], "IAE_dem": res[c]["IAE_dem"], "revenus": res[c]["revenus"]} for c in res}


sortie = {"version": 1, "reglages": REGLAGES, "boite": predictions["boite"], "J": J_TOUS, "J_ablations": J_ABL,
          "sensibilite": SENSIBILITE, "marges": MARGES,
          "references": {n: resume_essais(TOUS[n]) for n in TOUS},
          "ablations": {n: resume_essais(RES_ABL[n]) for n in RES_ABL},
          "gains_pinn_pid": {c: [x["K"].tolist() for x in PINN[c]["reg"].journal] for c in PINN},
          "fenetres_adaptees": {c: int(sum(x["adapte"] for x in PINN[c]["reg"].journal)) for c in PINN},
          "duree_s": round(time.time() - T_DEBUT, 1)}
with open(os.path.join(DOSSIER_PINN, "banc_pinn_pid_resultats.json"), "w", encoding="utf-8") as f:
    json.dump(sortie, f, indent=1, allow_nan=False, default=lambda x: None)
print("  banc_pinn_pid_resultats.json ecrit.")

fig, axes = plt.subplots(3, 2, figsize=(13, 9), sharex="col")
for col, code in enumerate(("S8b", "S9")):
    for nom, couleur in (("Ziegler-Nichols", "0.6"), ("R0", "tab:orange"), ("meilleur PID fige", "tab:green"),
                         ("Plafond", "tab:purple"), ("PINN-PID", "tab:blue")):
        sim = TOUS[nom][code]["sim"]
        axes[0, col].plot(sim["t"] * 1e3, sim["v"], lw=0.6, color=couleur, label=nom)
        axes[2, col].plot(sim["t"] * 1e3, sim["iL"], lw=0.4, color=couleur)
    axes[0, col].plot(sim["t"] * 1e3, sim["consigne"], "k--", lw=0.6)
    Kp = np.array(PINN[code]["reg"].K_pas) / K_ZN
    t_ms = PINN[code]["sim"]["t"] * 1e3
    for i, nom in enumerate(("Kp", "Ki", "Kd")):
        axes[1, col].plot(t_ms, Kp[:, i], lw=1.0, label=nom)
    axes[0, col].set_ylim(30, 200)
    axes[0, col].set_title(f"{code} : tension de sortie", fontsize=9, loc="left")
    axes[1, col].set_title(f"{code} : gains du PINN-PID (multiples de Ziegler-Nichols)", fontsize=9, loc="left")
    axes[2, col].set_title(f"{code} : courant de la bobine (observe)", fontsize=9, loc="left")
    axes[2, col].set_xlabel("temps (ms)")
    for ax in axes[:, col]:
        ax.grid(alpha=0.3)
axes[0, 0].legend(fontsize=7)
axes[1, 0].legend(fontsize=7)
axes[0, 0].set_ylabel("V")
axes[2, 0].set_ylabel("A")
fig.tight_layout()
fig.savefig(os.path.join(DOSSIER_PINN, "banc_pinn_pid.png"), dpi=110)
plt.close(fig)
print(f"  banc_pinn_pid.png ecrit. Duree totale : {time.time() - T_DEBUT:.0f} s.")
